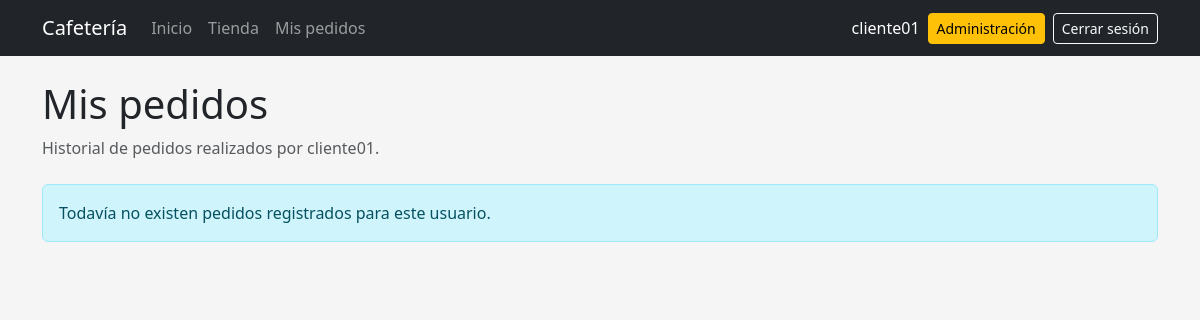
The app's page /mis-pedidos/ (signed in), older data.
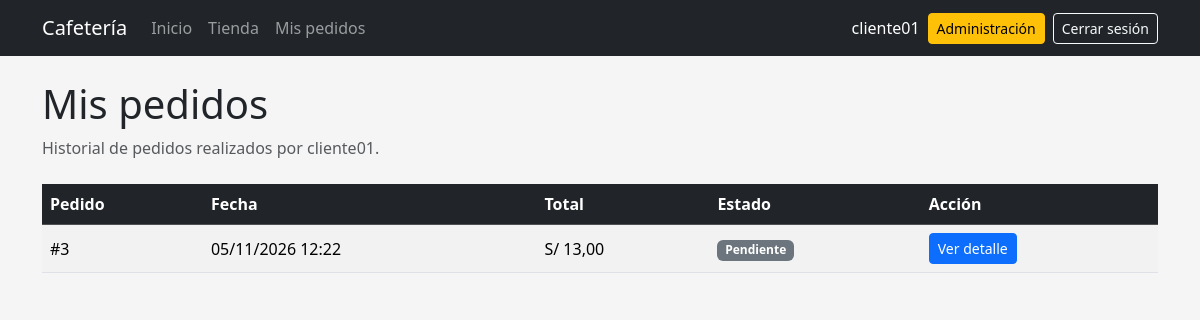
The same page, newer data.
### pedidos/models.py (models this page shows, shortened)
class Pedido(models.Model):
    class Estado(models.TextChoices):
        PENDIENTE = "PENDIENTE", "Pendiente"
        PREPARACION = "PREPARACION", "En preparación"
        ATENDIDO = "ATENDIDO", "Atendido"
        CANCELADO = "CANCELADO", "Cancelado"
    usuario = models.ForeignKey(
        settings.AUTH_USER_MODEL,
        on_delete=models.CASCADE,
        related_name="pedidos",
    )
    fecha = models.DateTimeField(auto_now_add=True)
    total = models.DecimalField(
        max_digits=10,
        decimal_places=2,
        default=0,
    )
    estado = models.CharField(
        max_length=20,
        choices=Estado.choices,
        default=Estado.PENDIENTE,
    )
    class Meta:
        ordering = ["-fecha"]

### pedidos/views.py (the view)
@login_required
def mis_pedidos(request):
    pedidos = (
        Pedido.objects
        .filter(usuario=request.user)
        .order_by("-fecha")
    )
    return render(
        request,
        "pedidos/mis_pedidos.html",
        {
            "pedidos": pedidos,
        },
    )

### pedidos/templates/pedidos/mis_pedidos.html
{% extends "base.html" %}
{% block content %}
<div class="mb-4">
    <h1>
        Mis pedidos
    </h1>
    <p class="text-muted">
        Historial de pedidos realizados por
        {{ user.username }}.
    </p>
</div>
{% if pedidos %}
<div class="table-responsive">
    <table class="table table-striped table-hover align-middle">
        <thead class="table-dark">
            <tr>
                <th>
                    Pedido
                </th>
                <th>
                    Fecha
                </th>
                <th>
                    Total
                </th>
                <th>
                    Estado
                </th>
                <th>
                    Acción
                </th>
            </tr>
        </thead>
        <tbody>
            {% for pedido in pedidos %}
            <tr>
                <td>
                    #{{ pedido.id }}
                </td>
                <td>
                    {{ pedido.fecha|date:"d/m/Y H:i" }}
                </td>
                <td>
                    S/ {{ pedido.total }}
                </td>
                <td>
                    <span class="badge text-bg-secondary">
                        {{ pedido.get_estado_display }}
                    </span>
                </td>
                <td>
                    <a
                        href="{% url 'detalle_pedido' pedido.id %}"
                        class="btn btn-primary btn-sm"
                    >
                        Ver detalle
                    </a>
                </td>
            </tr>
            {% endfor %}
        </tbody>
    </table>
</div>
{% else %}
<div class="alert alert-info">
    Todavía no existen pedidos registrados
    para este usuario.
</div>
{% endif %}
{% endblock %}

Row changes from the older to the newer data that the page shows:
added Pedido: id "3", fecha "05/11/2026 12:22", total "13,00", estado "Pendiente"
Text that changed along with them:
text no longer shown: "Todavía no existen pedidos registrados para este usuario."
text now shown: "Pedido Fecha Total Estado Acción"
